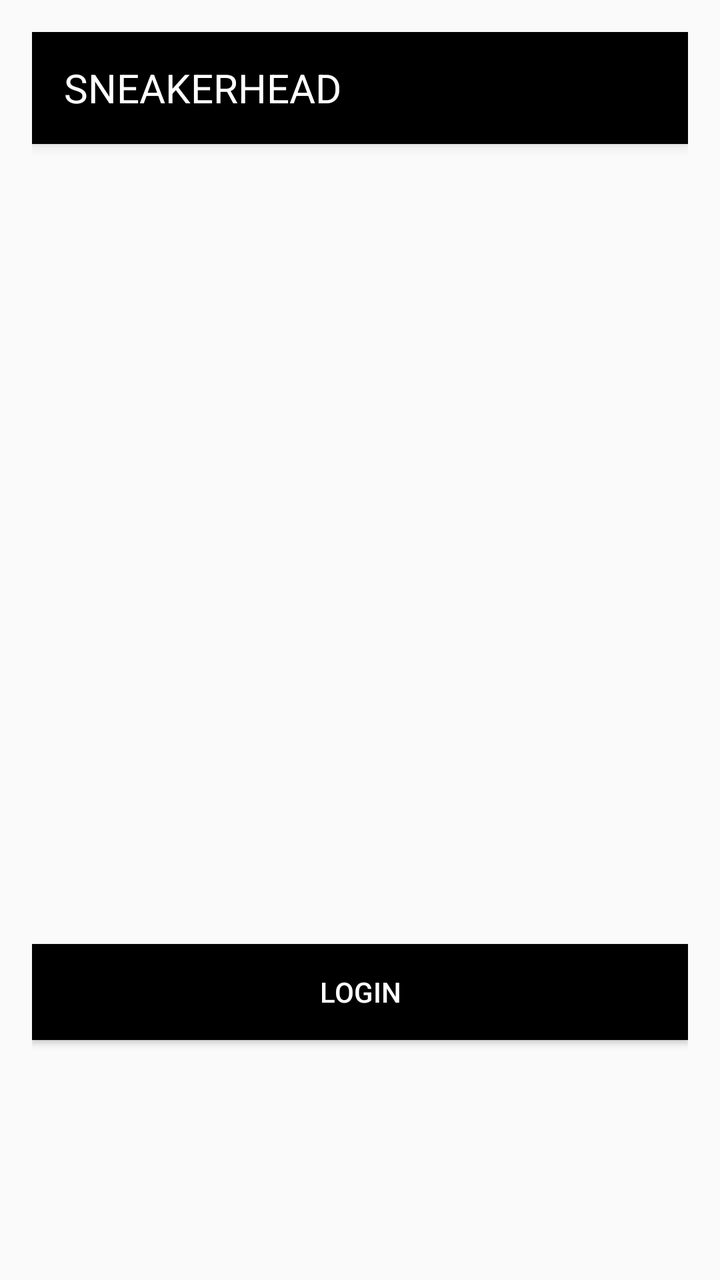
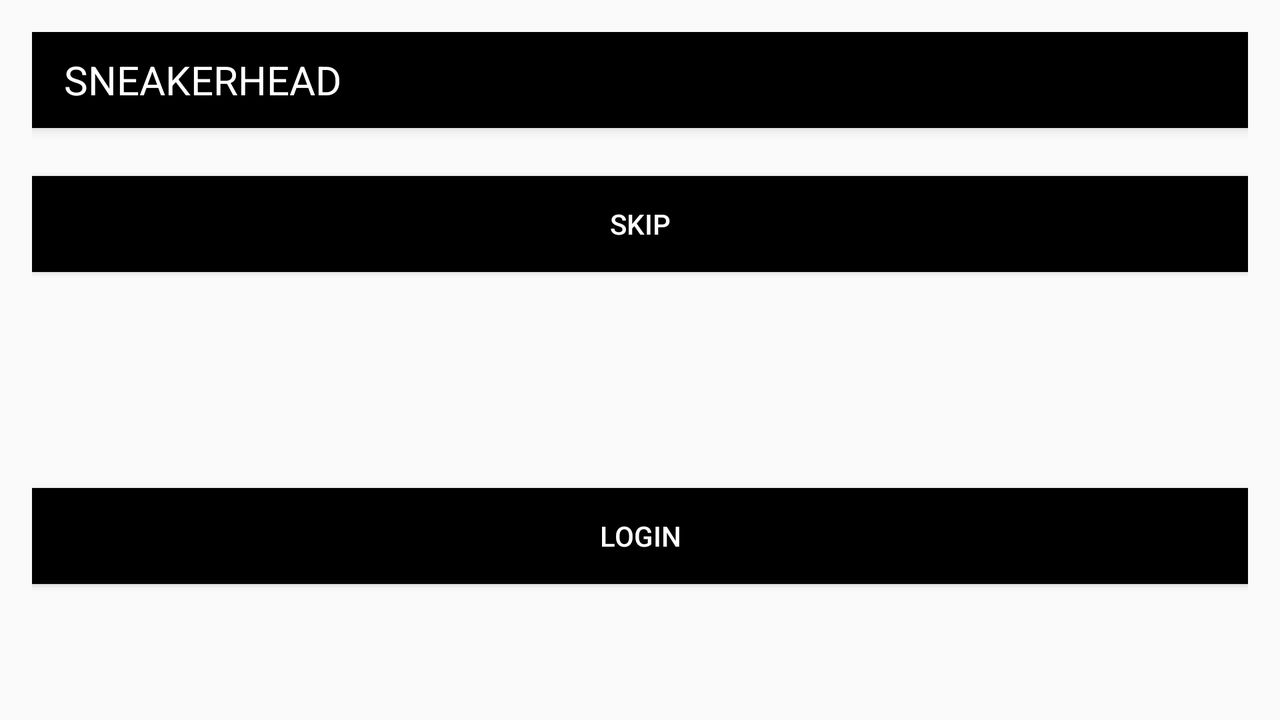

An Android layout and its configuration variant, each rendered on a device that would load it. The default file and the variant file are quoted in full after the pictures.
<!-- AndroidManifest.xml: activity theme Theme.AppCompat.Light.NoActionBar -->
<!-- res/layout/activity_start.xml -->
<?xml version="1.0" encoding="utf-8"?>
<androidx.constraintlayout.widget.ConstraintLayout xmlns:android="http://schemas.android.com/apk/res/android"
    xmlns:app="http://schemas.android.com/apk/res-auto"
    xmlns:tools="http://schemas.android.com/tools"
    android:layout_width="match_parent"
    android:layout_height="match_parent"
    android:padding="16dp"
    android:orientation="vertical"
    tools:context=".StartActivity">

    
    <androidx.appcompat.widget.Toolbar
        android:id="@+id/toolbar"
        android:layout_width="0dp"
        android:layout_height="wrap_content"
        android:background="#000000"
        android:elevation="4dp"
        app:layout_constraintEnd_toEndOf="parent"
        app:layout_constraintStart_toStartOf="parent"
        app:layout_constraintTop_toTopOf="parent">

        <TextView
            android:id="@+id/toolbarTitle"
            android:layout_width="wrap_content"
            android:layout_height="wrap_content"
            android:text="SNEAKERHEAD"
            android:textColor="#FFFFFF"
            android:textSize="20sp"
            android:gravity="center"
            app:layout_constraintEnd_toEndOf="parent"
            app:layout_constraintStart_toStartOf="parent"
            app:layout_constraintTop_toTopOf="parent"
            app:layout_constraintBottom_toBottomOf="parent"/>
    </androidx.appcompat.widget.Toolbar>

    
    <Button
        android:id="@+id/loginButton"
        android:layout_width="0dp"
        android:layout_height="wrap_content"
        android:layout_marginTop="400dp"
        android:background="@color/black"
        android:text="Login"
        android:textColor="@android:color/white"
        app:layout_constraintEnd_toEndOf="parent"
        app:layout_constraintStart_toStartOf="parent"
        app:layout_constraintTop_toBottomOf="@+id/toolbar" /> 

    
    <Button
        android:id="@+id/skipButton"
        android:layout_width="0dp"
        android:layout_height="48dp"
        android:layout_marginBottom="200dp"
        android:background="@color/black"
        android:text="Skip"
        android:textColor="@android:color/white"
        app:layout_constraintBottom_toBottomOf="parent"
        app:layout_constraintEnd_toEndOf="parent"
        app:layout_constraintStart_toStartOf="parent"
        app:layout_constraintTop_toBottomOf="@+id/loginButton" />
</androidx.constraintlayout.widget.ConstraintLayout>
<!-- resources referenced by this layout -->
<resources>

</resources>
<!-- res/layout-land/activity_start.xml (the repository's variant of the layout above) -->
<!-- drawn on the phone turned sideways -->
<?xml version="1.0" encoding="utf-8"?>
<androidx.constraintlayout.widget.ConstraintLayout xmlns:android="http://schemas.android.com/apk/res/android"
    xmlns:app="http://schemas.android.com/apk/res-auto"
    xmlns:tools="http://schemas.android.com/tools"
    android:layout_width="match_parent"
    android:layout_height="match_parent"
    android:padding="16dp"
    android:orientation="horizontal"
    tools:context=".StartActivity">

    
    <androidx.appcompat.widget.Toolbar
        android:id="@+id/toolbar"
        android:layout_width="0dp"
        android:layout_height="wrap_content"
        android:background="#000000"
        android:elevation="4dp"
        app:layout_constraintEnd_toEndOf="parent"
        app:layout_constraintStart_toStartOf="parent"
        app:layout_constraintTop_toTopOf="parent">

        <TextView
            android:id="@+id/toolbarTitle"
            android:layout_width="wrap_content"
            android:layout_height="wrap_content"
            android:text="SNEAKERHEAD"
            android:textColor="#FFFFFF"
            android:textSize="20sp"
            android:gravity="center"
            app:layout_constraintEnd_toEndOf="parent"
            app:layout_constraintStart_toStartOf="parent"
            app:layout_constraintTop_toTopOf="parent"
            app:layout_constraintBottom_toBottomOf="parent"/>
    </androidx.appcompat.widget.Toolbar>

    
    

    

    <Button
        android:id="@+id/loginButton"
        android:layout_width="0dp"
        android:layout_height="wrap_content"
        android:layout_marginTop="180dp"
        android:background="@color/black"
        android:text="Login"
        android:textColor="@android:color/white"
        app:layout_constraintEnd_toEndOf="parent"
        app:layout_constraintHorizontal_bias="0.0"
        app:layout_constraintStart_toStartOf="parent"
        app:layout_constraintTop_toBottomOf="@+id/toolbar" />

    <Button
        android:id="@+id/skipButton"
        android:layout_width="0dp"
        android:layout_height="48dp"
        android:layout_marginBottom="208dp"
        android:background="@color/black"
        android:text="Skip"
        android:textColor="@android:color/white"
        app:layout_constraintBottom_toBottomOf="parent"
        app:layout_constraintEnd_toEndOf="parent"
        app:layout_constraintHorizontal_bias="0.0"
        app:layout_constraintStart_toStartOf="parent" />
</androidx.constraintlayout.widget.ConstraintLayout>
